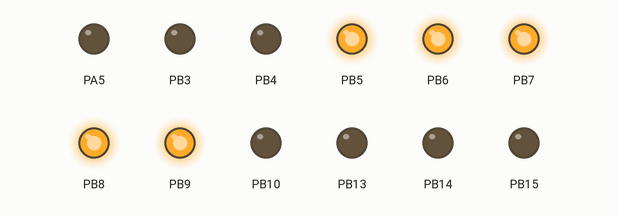
The program below on a simulated pyboard running MicroPython. On the bench: output pins drawn as LEDs (lit = HIGH). At 18.0 s the program stops and its outputs stay as they are.

Above: at 0.5 s.
At 3.5 s:
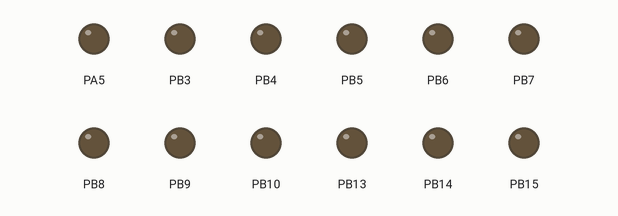
Timing chart, 0 to 4.6 s (numbered marks = the images above):
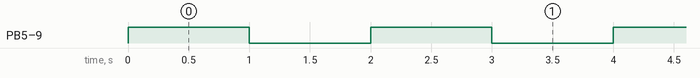

Measured:
- by itself, PB5–9: alternates HIGH for 1.0 s and LOW for 1.0 s, 18 changes in all, then stays LOW

The program:

pintest2.py
```python
# pintest.py
import machine
import pyb
# USB not used for repl
# pyb.usb_mode(None)
# uart = pyb.UART(2, 9600)
# pyb.repl_uart(uart)

# Define pins so they can be set with a pin reference like:  pin10.value(1) on the fly.
pinA5 = machine.Pin(machine.Pin.cpu.A5, machine.Pin.OUT_PP, machine.Pin.PULL_NONE)
pinB3 = machine.Pin(machine.Pin.cpu.B3, machine.Pin.OUT_PP, machine.Pin.PULL_NONE)
pinB4 = machine.Pin(machine.Pin.cpu.B4, machine.Pin.OUT_PP, machine.Pin.PULL_NONE)
pinB5 = machine.Pin(machine.Pin.cpu.B5, machine.Pin.OUT_PP, machine.Pin.PULL_NONE)
pinB6 = machine.Pin(machine.Pin.cpu.B6, machine.Pin.OUT_PP, machine.Pin.PULL_NONE)
pinB7 = machine.Pin(machine.Pin.cpu.B7, machine.Pin.OUT_PP, machine.Pin.PULL_NONE)
pinB8 = machine.Pin(machine.Pin.cpu.B8, machine.Pin.OUT_PP, machine.Pin.PULL_NONE)
pinB9 = machine.Pin(machine.Pin.cpu.B9, machine.Pin.OUT_PP, machine.Pin.PULL_NONE)
pinB10 = machine.Pin(machine.Pin.cpu.B10, machine.Pin.OUT_PP, machine.Pin.PULL_NONE)
pinB13 = machine.Pin(machine.Pin.cpu.B13, machine.Pin.OUT_PP, machine.Pin.PULL_NONE)
pinB14 = machine.Pin(machine.Pin.cpu.B14, machine.Pin.OUT_PP, machine.Pin.PULL_NONE)
pinB15 = machine.Pin(machine.Pin.cpu.B15, machine.Pin.OUT_PP, machine.Pin.PULL_NONE)

count = 0
while ( count < 9):
    pinB5.value(1)
    pinB6.value(1)
    pinB7.value(1)
    pinB8.value(1)
    pinB9.value(1)
    pyb.delay(1000)
    pinB5.value(0)
    pinB6.value(0)
    pinB7.value(0)
    pinB8.value(0)
    pinB9.value(0)
    pyb.delay(1000)
    count = count + 1

#    pinA5.value(0)
#    pinA5.value(1)
#    pinB3.value(1)
#    pinB4.value(0)
#    pinB3.value(0)
#    pinB4.value(0)
```
